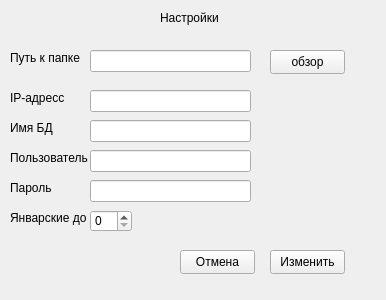
<?xml version="1.0" encoding="UTF-8"?>
<ui version="4.0">
 <class>Form</class>
 <widget class="QWidget" name="Form">
  <property name="geometry">
   <rect>
    <x>0</x>
    <y>0</y>
    <width>386</width>
    <height>300</height>
   </rect>
  </property>
  <property name="windowTitle">
   <string>Form</string>
  </property>
  <widget class="QPushButton" name="b_ok">
   <property name="geometry">
    <rect>
     <x>270</x>
     <y>250</y>
     <width>75</width>
     <height>24</height>
    </rect>
   </property>
   <property name="text">
    <string>Изменить</string>
   </property>
  </widget>
  <widget class="QPushButton" name="b_cancel">
   <property name="geometry">
    <rect>
     <x>180</x>
     <y>250</y>
     <width>75</width>
     <height>24</height>
    </rect>
   </property>
   <property name="text">
    <string>Отмена</string>
   </property>
  </widget>
  <widget class="QLabel" name="label">
   <property name="geometry">
    <rect>
     <x>160</x>
     <y>10</y>
     <width>101</width>
     <height>16</height>
    </rect>
   </property>
   <property name="text">
    <string>Настройки</string>
   </property>
  </widget>
  <widget class="QLabel" name="label_2">
   <property name="geometry">
    <rect>
     <x>10</x>
     <y>50</y>
     <width>81</width>
     <height>16</height>
    </rect>
   </property>
   <property name="text">
    <string>Путь к папке</string>
   </property>
  </widget>
  <widget class="QLineEdit" name="path">
   <property name="geometry">
    <rect>
     <x>90</x>
     <y>50</y>
     <width>161</width>
     <height>22</height>
    </rect>
   </property>
  </widget>
  <widget class="QPushButton" name="b_explorer">
   <property name="geometry">
    <rect>
     <x>270</x>
     <y>50</y>
     <width>75</width>
     <height>24</height>
    </rect>
   </property>
   <property name="text">
    <string>обзор</string>
   </property>
  </widget>
  <widget class="QLabel" name="label_3">
   <property name="geometry">
    <rect>
     <x>10</x>
     <y>90</y>
     <width>61</width>
     <height>16</height>
    </rect>
   </property>
   <property name="text">
    <string>IP-адресс</string>
   </property>
  </widget>
  <widget class="QLineEdit" name="ip">
   <property name="geometry">
    <rect>
     <x>90</x>
     <y>90</y>
     <width>161</width>
     <height>22</height>
    </rect>
   </property>
  </widget>
  <widget class="QLabel" name="label_4">
   <property name="geometry">
    <rect>
     <x>10</x>
     <y>120</y>
     <width>49</width>
     <height>16</height>
    </rect>
   </property>
   <property name="text">
    <string>Имя БД</string>
   </property>
  </widget>
  <widget class="QLabel" name="label_5">
   <property name="geometry">
    <rect>
     <x>10</x>
     <y>150</y>
     <width>81</width>
     <height>16</height>
    </rect>
   </property>
   <property name="text">
    <string>Пользователь</string>
   </property>
  </widget>
  <widget class="QLineEdit" name="name_db">
   <property name="geometry">
    <rect>
     <x>90</x>
     <y>120</y>
     <width>161</width>
     <height>22</height>
    </rect>
   </property>
  </widget>
  <widget class="QLineEdit" name="user_db">
   <property name="geometry">
    <rect>
     <x>90</x>
     <y>150</y>
     <width>161</width>
     <height>22</height>
    </rect>
   </property>
  </widget>
  <widget class="QLabel" name="label_6">
   <property name="geometry">
    <rect>
     <x>10</x>
     <y>180</y>
     <width>49</width>
     <height>16</height>
    </rect>
   </property>
   <property name="text">
    <string>Пароль</string>
   </property>
  </widget>
  <widget class="QLineEdit" name="password_db">
   <property name="geometry">
    <rect>
     <x>90</x>
     <y>180</y>
     <width>161</width>
     <height>22</height>
    </rect>
   </property>
  </widget>
  <widget class="QLabel" name="label_7">
   <property name="geometry">
    <rect>
     <x>10</x>
     <y>210</y>
     <width>81</width>
     <height>16</height>
    </rect>
   </property>
   <property name="text">
    <string>Январские до</string>
   </property>
  </widget>
  <widget class="QSpinBox" name="new_year">
   <property name="geometry">
    <rect>
     <x>90</x>
     <y>210</y>
     <width>42</width>
     <height>22</height>
    </rect>
   </property>
  </widget>
 </widget>
 <resources/>
 <connections/>
</ui>
